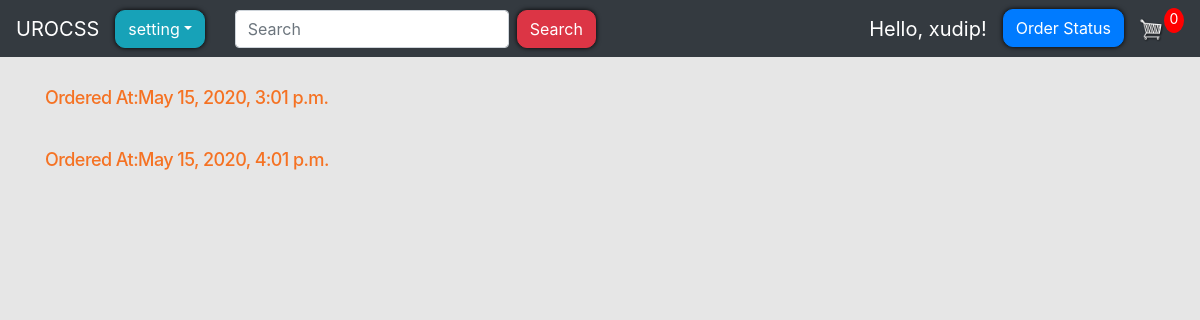
The page /order_status/ (signed in) on the database its author committed.
### store/models.py (models this page shows, shortened)
class Order(models.Model):
    customer = models.ForeignKey(User, on_delete=models.SET_NULL, blank=True, null=True)
    date_ordered = models.DateTimeField(auto_now_add=True)
    complete = models.BooleanField(default=False, null=True, blank=False)
    transaction_id = models.CharField(max_length=200, null=True)

### store/views.py (the view)
# urls.py: path("order_status/", views.order_status, name="order_status"),
@login_required(login_url="login")
def order_status(request):
    if request.user.is_authenticated:
        try:
            order_c = Order.objects.get(customer=request.user, complete=False)
            cartItems = order_c.get_cart_items
        except:
            order = {"get_cart_items": 0, "get_cart_total": 0, "shipping": False}
            cartItems = order["get_cart_items"]
    else:
        order_c = {"get_cart_items": 0, "get_cart_total": 0, "shipping": False}
        cartItems = order_c["get_cart_items"]
    orders = Order.objects.filter(customer=request.user, complete=True)
    context = {"orders": orders, "cartItems": cartItems}
    return render(request, "store/order_status.html", context)

### store/templates/store/order_status.html
{% extends 'store/Main.html' %}
{% load static %}
{% block login-logout %}
<div class="collapse navbar-collapse" id="navbarSupportedContent">
    <ul class="navbar-nav mr-auto">
        <li class="nav-item active navbar-brand">
            Hello, {{request.user}}!
        </li>
        <li class=" nav-item active">
            {% if request.user.is_authenticated %}
            <a style='border-radius: 10px; box-shadow: hsl(0, 86%, 0%) 0 0 5px;' href="{% url 'order_status' %}"
                class="btn btn-primary"> Order Status</a>
            {% else %}
            <a style='border-radius: 10px; box-shadow: hsl(0, 86%, 0%) 0 0 5px;' href="{% url 'login' %}"
                class="btn btn-success"> login</a>
            {% endif %}
        </li>
    </ul>
</div>
{% endblock %}
{% block content %}
<div class="row">
    {% if orders %}
    {% for order in orders %}
    <div class=" col-lg-12 margin-adder">
        <a class="link" href="{% url 'view_order_detail_user' id=order.transaction_id %}">
            <div class="box-element-order product">
                <h6 class="price">Ordered At:{{order.date_ordered}}</h6>
            </div>
        </a>
    </div>
    {% endfor %}
    {% else %}
    <h1>You have not made any orders yet, Kindly make one!</h1>
    {% endif %}
</div>
{% endblock %}

### static/css/main.css (style rules this page uses)
body { background-color: hsl(0, 0%, 90%); }
h1,h2,h3,h4,h5,h6 { color:hsl(0, 0%, 30%); }
.price { font-size: 18px; color: #f57223; letter-spacing: -.56px; line-height: 14px; }
.margin-adder { margin-bottom:30px; margin-top:30px; -webkit-transform: scale(1); transform: scale(1); -webkit-transition: .3s ease-in-out; transition: .3s ease-in-out; }
.product { border-radius: 0 0 4px 4px; }
.col-lg-4, .col-lg-6, .col-lg-8, .col-lg-12 { margin-top: 10px; }
.btn { border-radius: 0; }

### rows shown on the page
Order: date_ordered "May 15, 2020, 3:01 p.m."
Order: date_ordered "May 15, 2020, 4:01 p.m."

### other values the page prints
{{ request.user }} "xudip"
{{ cartItems }} "0"
